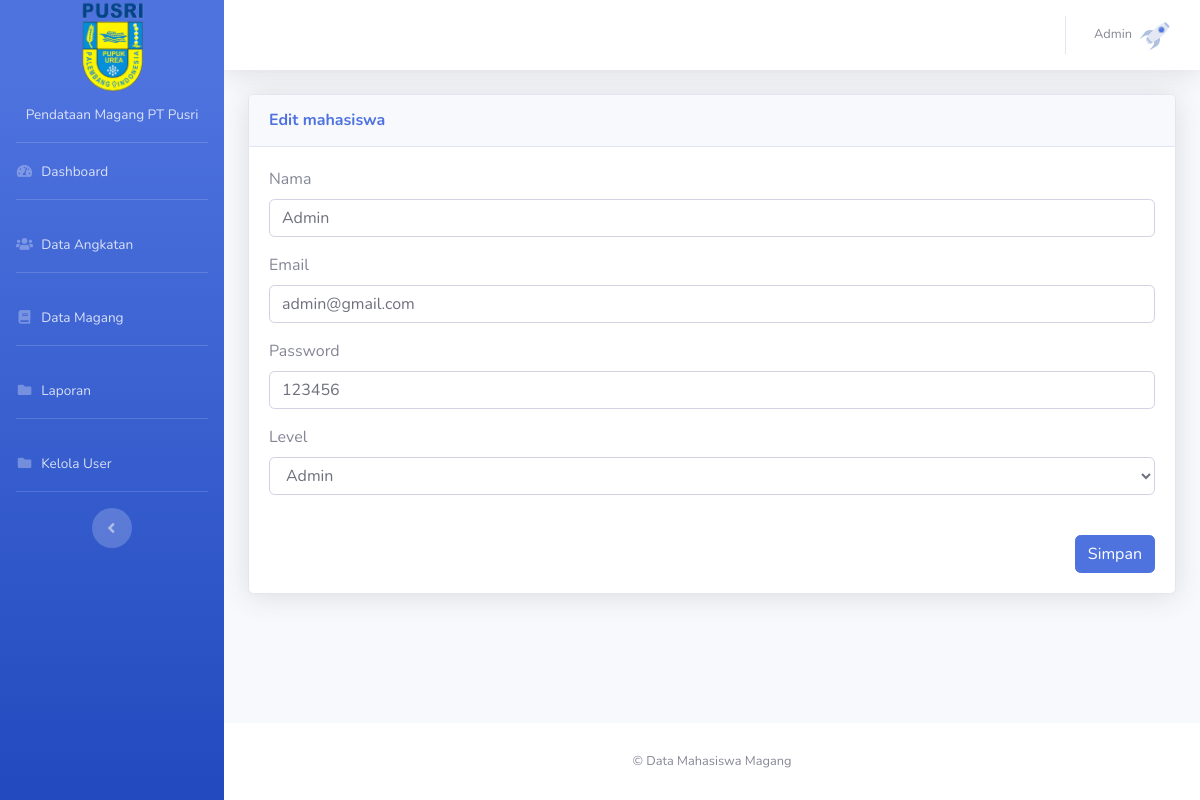
Screenshot of /userUbah.php?id=1 (signed in) with the database file from the repository.
### tables this page shows
CREATE TABLE IF NOT EXISTS `akun` (
  `idakun` int NOT NULL AUTO_INCREMENT,
  `nama` text NOT NULL,
  `email` varchar(50) NOT NULL,
  `password` text NOT NULL,
  `level` text NOT NULL,
  PRIMARY KEY (`idakun`)
);

### userUbah.php (the view, shortened to what this page needs)
<?php
include 'header.php';
include 'koneksi.php';
if (isset($_GET['id'])) {
    $id = $_GET['id'];
    $ambil = $koneksi->query("SELECT * FROM akun WHERE idakun='$id'");
    $data = $ambil->fetch_assoc();
} else {
    echo "<script>alert('ID tidak ditemukan');window.location='kelolaUser.php';</script>";
    exit;
}
?>
<div class="row">
    <div class="col-md-12 mb-4">
        <div class="card shadow mb-4">
            <div class="card-header py-3 d-flex flex-row align-items-center justify-content-between">
                <h6 class="m-0 font-weight-bold text-primary">Edit mahasiswa</h6>
            </div>
            <div class="card-body">
                <form method="post" class="form-horizontal">
                    <div class="form-group">
                        <label class="control-label">Nama</label>
                        <input type="text" inputmode="text" name="nama" class="form-control" value="<?= $data['nama'] ?>" required>
                    </div>
                    <div class="form-group">
                        <label class="control-label">Email</label>
                        <input type="email" name="email" class="form-control" value="<?= $data['email'] ?>" required>
                    </div>
                    <div class="form-group">
                        <label class="control-label">Password</label>
                        <input type="text" name="password" class="form-control" value="<?= $data['password'] ?>" required>
                    </div>
                    <div class="form-group">
                        <label class="control-label">Level</label>
                        <select name="level" class="form-control" required>
                            <option value="Admin" <?= $data['level'] == 'Admin' ? 'selected' : ''; ?>>Admin</option>
                        </select>
                    </div>
                    <div class="form-group">
                        <br>
                        <button class="btn btn-primary float-right" name="simpan">Simpan</button>
                    </div>
                </form>
            </div>
        </div>
    </div>
</div>
<?php include 'footer.php'; ?>

### rows the page displays
akun: nama "Admin", email "admin@gmail.com", password "123456", level "Admin"

### other values shown
$_SESSION['admin']['nama'] "Admin"
